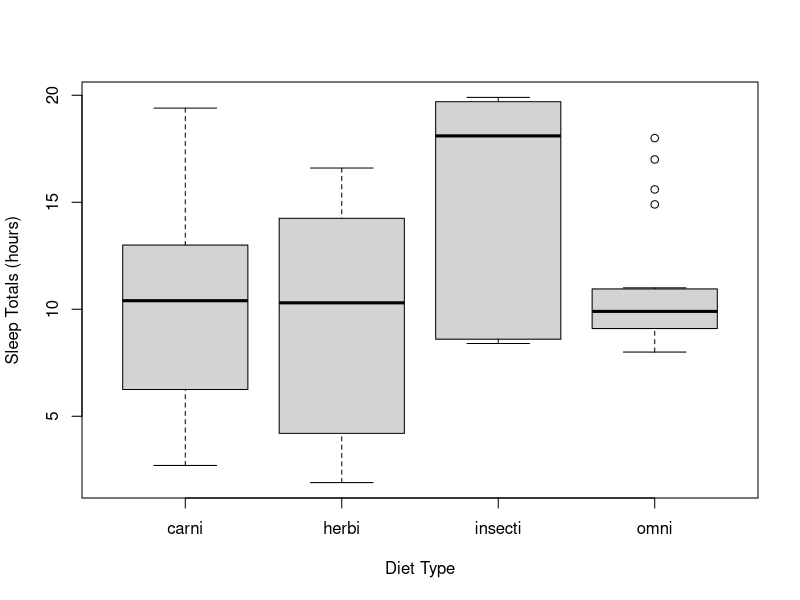
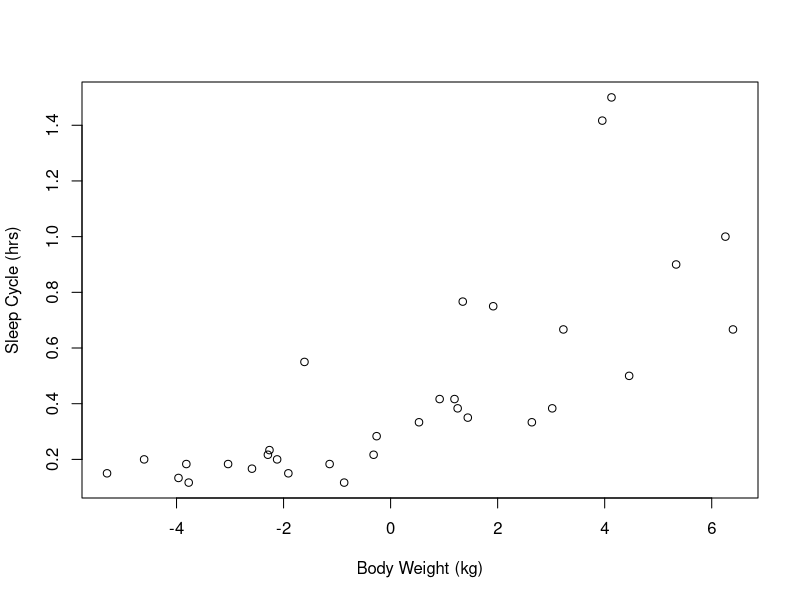

These figures' R source, in order:
# NR995 Module 9 problem set
# Using GitHub, plots, functions
# Erica Holme, Katie Moran, students
# Last modified: Oct 23 2017

## load mammal sleep dataset through ggplot 2 package
library(ggplot2)
data(msleep)
?msleep
head(msleep)
str(msleep)
summary(msleep)

## determine number of diet types in msleep
unique(msleep$vore)
length(unique(msleep$vore))
# there are 4 diet types (carni, omni, herbi, and insecti) as well as NAs

# visually determine whether sleep totals vary by diet type
msleep2 <- msleep[!is.na(msleep$vore), ] #remove rows with no "vore" data
unique(msleep2$vore) # no longer NAs in vore column
boxplot(msleep$sleep_total ~ msleep$vore, ylab = "Sleep Totals (hours)", 
        xlab = "Diet Type")

# The insect eating mammals appear to sleep more than the other other diet types,
# although there is overlap between the plots and error bars, indicating that the
# results are not significant. Carnivores, herbivores, and omnivores sleep about
# the same amount on average, although there is wide variation between the ranges.
# Omnivores exhibit less variation in total sleep hours between species, but there
# are some observations well above the normal range (4 "outliers" to investigate)

# Create plot of natural log of body weight and sleep cycle
plot(log(msleep$bodywt[msleep$sleep_cycle != "NA"]), 
     msleep$sleep_cycle[msleep$sleep_cycle != "NA"], ylab = "Sleep Cycle (hrs)",
     xlab = "Body Weight (kg)")

